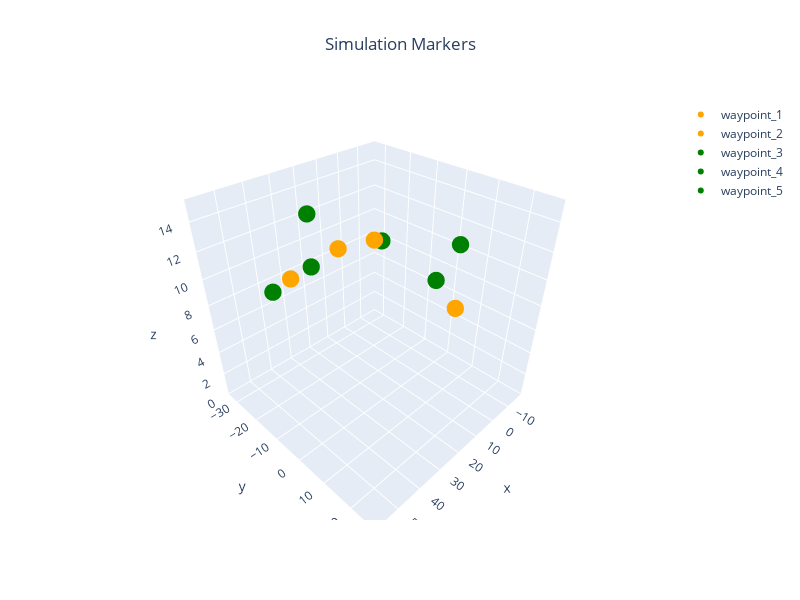

Here is the notebook cell this chart was saved with:
### Markdown cell above
## Visualization Parameters

### Code cell
colors = 2*[Color.ORANGE] + 3*[Color.GREEN] 

waypoints = {
    f"city_homes": {"pos": homes[2:], "color": Color.ORANGE},
    f"rural_home": {"pos": homes[:2], "color": Color.GREEN}}

markers = {
    f"waypoint_{i+1}": {"pos": global_paths[i], "color": colors[i]}
    for i in range(n_vehicles)
}

waypoints.update(markers)

plot_3d_interactive(
    markers, title="Simulation Markers", expand=[0.2, 0.2, 0.6], ground=-0.05
)

### Figure 1 — Plotly figure (JSON) as saved in the notebook; plotly's stock layout.template omitted (floating-point values rounded to 4 significant figures)
{"data": [{"marker": {"color": "orange", "size": 6}, "mode": "markers", "name": "waypoint_1", "type": "scatter3d", "x": [14.82, 14.82], "y": [19.16, -22.57], "z": [10, 10]}, {"marker": {"color": "orange", "size": 6}, "mode": "markers", "name": "waypoint_2", "type": "scatter3d", "x": [14.82, 48.74], "y": [-7.962, -7.962], "z": [12, 12]}, {"marker": {"color": "green", "size": 6}, "mode": "markers", "name": "waypoint_3", "type": "scatter3d", "x": [24.48, 0], "y": [-25.65, 4], "z": [9, 9]}, {"marker": {"color": "green", "size": 6}, "mode": "markers", "name": "waypoint_4", "type": "scatter3d", "x": [-7.633, 43.86], "y": [-22.57, -22.57], "z": [9, 9]}, {"marker": {"color": "green", "size": 6}, "mode": "markers", "name": "waypoint_5", "type": "scatter3d", "x": [5.665, 24.48], "y": [13.71, -25.65], "z": [13, 13]}], "layout": {"height": 600, "scene": {"xaxis": {"range": [-18.91, 60.02], "title": {"text": "x"}}, "yaxis": {"range": [-34.61, 28.12], "title": {"text": "y"}}, "zaxis": {"range": [-0.05, 15.4], "title": {"text": "z"}}}, "showlegend": true, "title": {"text": "Simulation Markers", "x": 0.5, "xanchor": "center"}, "width": 800}}
